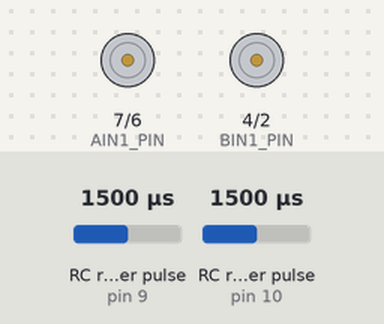
Bench run of a sketch on a simulated Arduino Uno, built with avr-gcc and run on an emulated ATmega328P. Parts: motor-driver pin pairs drawn as motors (green arrow = first pin HIGH = forward, orange = second pin HIGH = backward, longer = more drive, scaled by the enable pin). Wiring (inferred from the names in the program): 2 × RC receiver channel: data pin 9 / data pin 10. The test bench sets the inputs (shaded band); at power-on: RC receiver pulse (sensors on pin 9, pin 10) 1500 µs.

Above: at 1.2 s.
1.3 s: RC receiver pulse (sensor on pin 9) set to 1480 µs
2.8 s: RC receiver pulse (sensor on pin 9) set to 1455 µs
At 3.9 s:
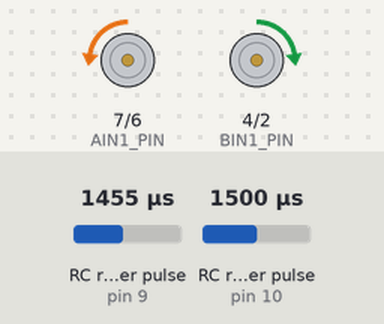
4.3 s: RC receiver pulse (sensor on pin 10) set to 1020 µs
At 5.5 s:
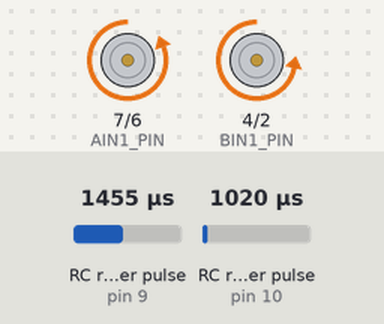
5.8 s: RC receiver pulse (sensor on pin 10) set to 1750 µs
At 6.2 s:
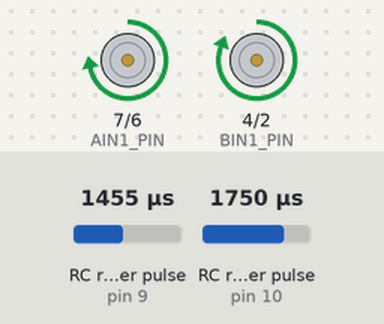
7.3 s: RC receiver pulse (sensor on pin 9) set to 1020 µs
At 7.8 s:
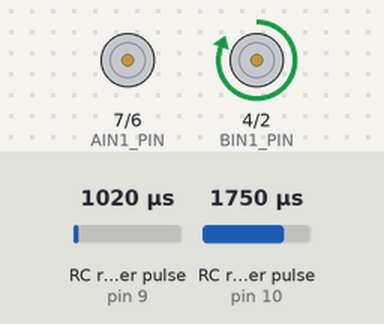
8.8 s: RC receiver pulse (sensor on pin 10) set to 1724 µs
At 9.7 s:
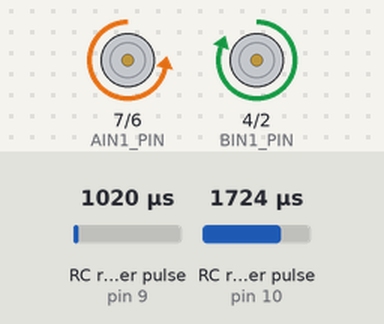
Timing chart, 0 to 11.3 s (numbered marks = the images above; inputs shaded):
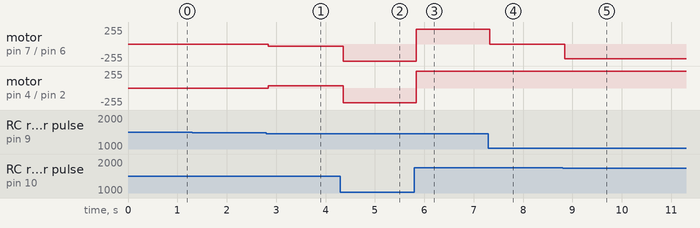

Measured:
- the behaviour switches between 1742 and 1741 µs on RC receiver pulse (sensor on pin 10) (found by bisection; images 4 and 5)
- after the input at 1.3 s, every drawn part: stays the same
- after the input at 2.8 s, motor on pin 7 (AIN1_PIN) / pin 6 (AIN2_PIN): stopped → backward 33/255 at once; motor on pin 4 (BIN1_PIN) / pin 2 (BIN2_PIN): stopped → forward 33/255 at once
- after the input at 4.3 s, motor on pin 7 (AIN1_PIN) / pin 6 (AIN2_PIN): backward 33/255 → backward 255/255 after 0.06 s; motor on pin 4 (BIN1_PIN) / pin 2 (BIN2_PIN): forward 33/255 → backward 222/255 after 0.06 s
- after the input at 5.8 s, motor on pin 7 (AIN1_PIN) / pin 6 (AIN2_PIN): backward 255/255 → forward 222/255 at once; motor on pin 4 (BIN1_PIN) / pin 2 (BIN2_PIN): backward 222/255 → forward 255/255 at once
- after the input at 7.3 s, motor on pin 7 (AIN1_PIN) / pin 6 (AIN2_PIN): forward 222/255 → stopped at once
- after the input at 8.8 s, motor on pin 7 (AIN1_PIN) / pin 6 (AIN2_PIN): stopped → backward 222/255 at once

The sketch:

ard-twochanRC.ino
```cpp
/**
 * Two Channel Receiver
 * Author: Shawn Hymel (SparkFun Electronics)
 * Date: Aug 24, 2017
 *
 * Connect a L298N and RC (PWM) receiver to the Arduino.
 * Mixes two channels for arcade drive.
 */

// Controller pins
const int CH_1_PIN = 9;
const int CH_2_PIN = 10;

// Motor driver pins
const int AIN1_PIN = 7;
const int AIN2_PIN = 6;
const int APWM_PIN = 5;
const int BIN1_PIN = 4;
const int BIN2_PIN = 2;
const int BPWM_PIN = 3;

// Parameters

const int deadzone = 20;  // Anything between -20 and 20 is stop

void setup() {
  // Configure pins
  pinMode(AIN1_PIN, OUTPUT);
  pinMode(AIN2_PIN, OUTPUT);
  pinMode(APWM_PIN, OUTPUT);
  pinMode(BIN1_PIN, OUTPUT);
  pinMode(BIN2_PIN, OUTPUT);
  pinMode(BPWM_PIN, OUTPUT);
  Serial.begin(9600);
}

void loop() {
  // Read pulse width from receiver
  int y = pulseIn(CH_2_PIN, HIGH, 25000);
  int x = pulseIn(CH_1_PIN, HIGH, 25000);
  // Convert to PWM value (-255 to 255)
  y = pulseToPWM(y);
  x = pulseToPWM(x);
  // Mix for arcade drive
  int left = y + x;
  int right = y - x;
  // Drive motor
  drive(left, right);
  //Serial.println(left);
  //Serial.println(right);
  delay(5);
}

// Positive for forward, negative for reverse
void drive(int speed_a, int speed_b) {
  // Limit speed between -255 and 255
  speed_a = constrain(speed_a, -255, 255);
  speed_b = constrain(speed_b, -255, 255);
  // Set direction for motor A
  if ( speed_a == 0 ) {
    digitalWrite(AIN1_PIN, LOW);
    digitalWrite(AIN2_PIN, LOW);
  } else if ( speed_a > 0 ) {
    digitalWrite(AIN1_PIN, HIGH);
    digitalWrite(AIN2_PIN, LOW);
  } else {
    digitalWrite(AIN1_PIN, LOW);
    digitalWrite(AIN2_PIN, HIGH);
  }
  // Set direction for motor B
  if ( speed_b == 0 ) {
    digitalWrite(BIN1_PIN, LOW);
    digitalWrite(BIN2_PIN, LOW);
  } else if ( speed_b > 0 ) {
    digitalWrite(BIN1_PIN, HIGH);
    digitalWrite(BIN2_PIN, LOW);
  } else {
    digitalWrite(BIN1_PIN, LOW);
    digitalWrite(BIN2_PIN, HIGH);
  }
  // Set speed
  analogWrite(APWM_PIN, abs(speed_a));
  analogWrite(BPWM_PIN, abs(speed_b));
}

// Convert RC pulse value to motor PWM value
int pulseToPWM(int pulse) {
   // If we're receiving numbers, convert them to motor PWM
  if ( pulse > 990 ) {
    pulse = map(pulse, 990, 1987, -500, 500);
    pulse = constrain(pulse, -255, 255);
  } else {
    pulse = 0;
  }
  // Anything in deadzone should stop the motor
  if ( abs(pulse) <= deadzone ) {
    pulse = 0;
  }
  return pulse;
}
```
